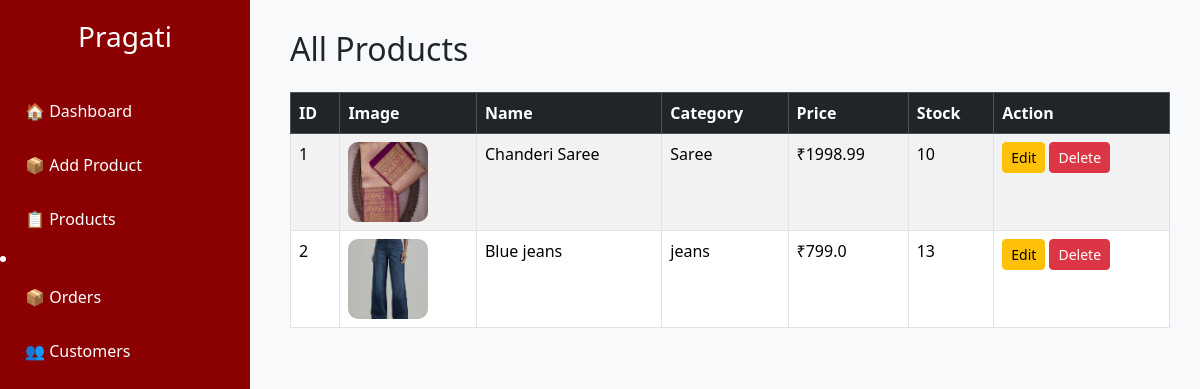
/admin/products, run on an earlier commit of the app's database.
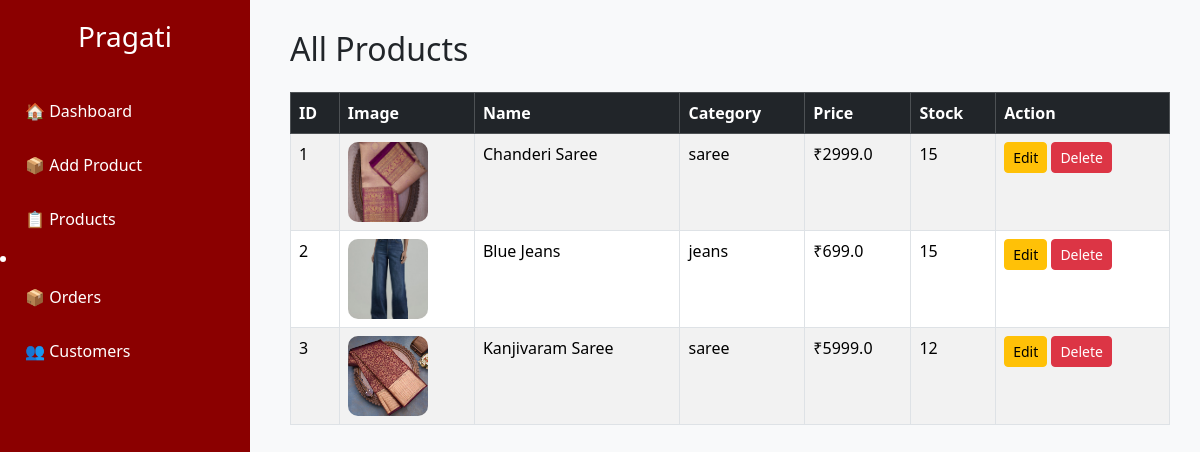
And on a later commit of the database.
### models.py (models this page shows)
class Product(db.Model):
    id = db.Column(db.Integer, primary_key=True)
    name = db.Column(db.String(100), nullable=False)
    category = db.Column(db.String(50))
    price = db.Column(db.Float)
    stock = db.Column(db.Integer)
    image = db.Column(db.String(255), nullable=True)
    description = db.Column(db.Text)
    is_new = db.Column(db.Boolean, default=True)

### app.py (the view)
@app.route("/admin/products")
def products():
    all_products = Product.query.all()
    return render_template(
        "admin/products.html",
        products=all_products
    )

### templates/admin/products.html (shortened to what this page needs)
{% extends "admin/base_admin.html" %}
{% block content %}
<h2>All Products</h2>
<table class="table table-bordered table-striped mt-4">
    <thead class="table-dark">
            <tr>
                <th>ID</th>
                <th>Image</th>
                <th>Name</th>
                <th>Category</th>
                <th>Price</th>
                <th>Stock</th>
                <th>Action</th>
            </tr>
    </thead>
    <tbody>
    {% for product in products %}
        <tr>
            <td>{{ product.id }}</td>
                <td>
                {% if product.image %}
                <img
                src="{{ url_for('static', filename='uploads/' + product.image) }}"
                width="80"
                height="80"
                style="object-fit:cover;border-radius:10px;">
                {% else %}
                No Image
                {% endif %}
                </td>
            <td>{{ product.name }}</td>
            <td>{{ product.category }}</td>
            <td>₹{{ product.price }}</td>
            <td>{{ product.stock }}</td>
            <td>
               <a href="{{ url_for('edit_product', id=product.id) }}"
   class="btn btn-warning btn-sm">
    Edit
</a>
                <a href="{{ url_for('delete_product', id=product.id) }}"
                    class="btn btn-danger btn-sm"
                    onclick="return confirm('Are you sure you want to delete this product?')">
                     Delete
                </a>
            </td>
        </tr>
    {% endfor %}
    </tbody>
</table>
{% endblock %}

### templates/admin/base_admin.html (shortened to what this page needs)
<!DOCTYPE html>
<html lang="en">
<head>
    <link href="https://cdn.jsdelivr.net/npm/bootstrap@5.3.3/dist/css/bootstrap.min.css" rel="stylesheet">
</head>
<body>
<div class="sidebar">
    <h3>Pragati</h3>
    <a href="{{ url_for('admin') }}">🏠 Dashboard</a>
    <a href="{{ url_for('add_product') }}">📦 Add Product</a>
    <a href="{{ url_for('products') }}">📋 Products</a>
    <li class="nav-item">
    <a class="nav-link" href="{{ url_for('admin_orders') }}">
        📦 Orders
    </a>
</li>
    <a href="#">👥 Customers</a>
</div>
<div class="content">
{% block content %}
{% endblock %}
</div>
</body>
</html>

### templates/admin/base_admin.html (style rules this page uses)
body { background:#f8f9fa; }
.sidebar { width:250px; height:100vh; background:#8B0000; position:fixed; left:0; top:0; color:white; padding-top:20px; }
.sidebar h3 { text-align:center; margin-bottom:30px; }
.sidebar a { display:block; color:white; text-decoration:none; padding:15px 25px; }
.content { margin-left:260px; padding:30px; }

What changed in the data, as far as the page shows it:
changed Product "Chanderi Saree": category "Saree" → "saree"; price "1998.99" → "2999.0"; stock "10" → "15"
changed Product "jeans": name "Blue jeans" → "Blue Jeans"; price "799.0" → "699.0"; stock "13" → "15"
added Product: id "3", image (picture), name "Kanjivaram Saree", category "saree", price "5999.0", stock "12"
